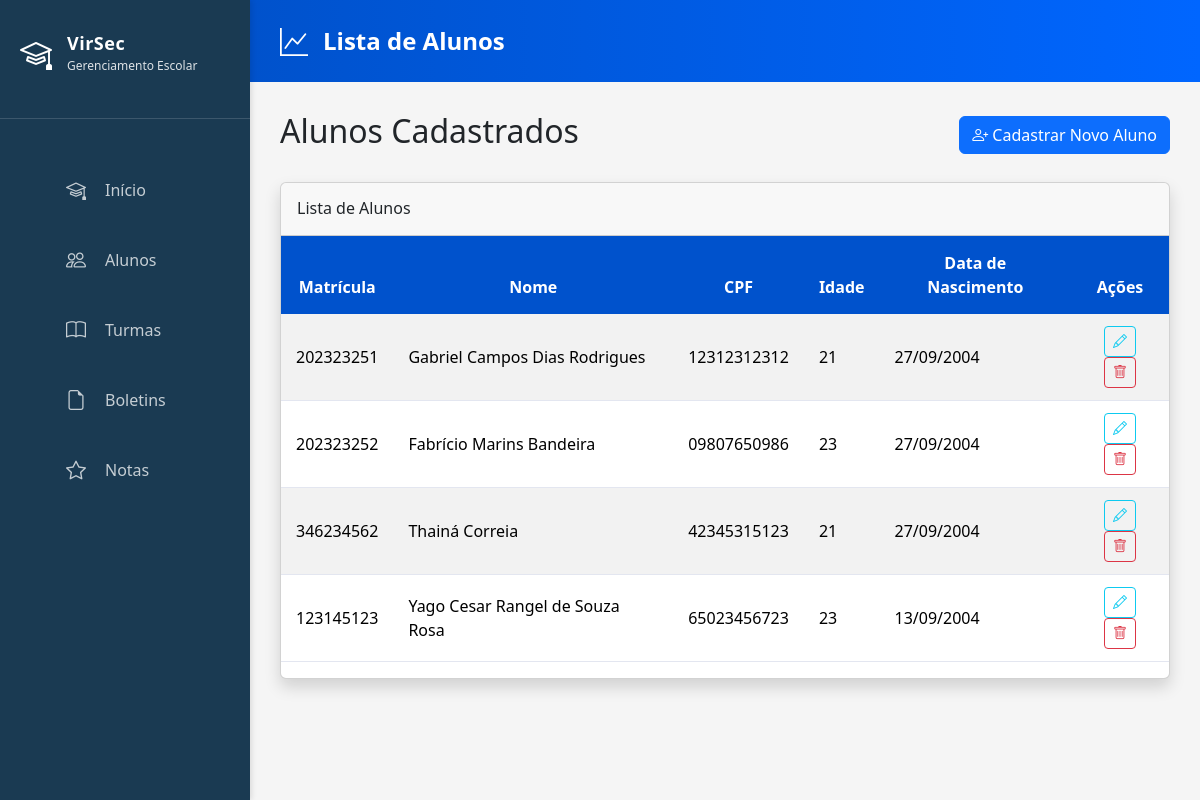
Page /alunos/lista/ on the earlier database version.
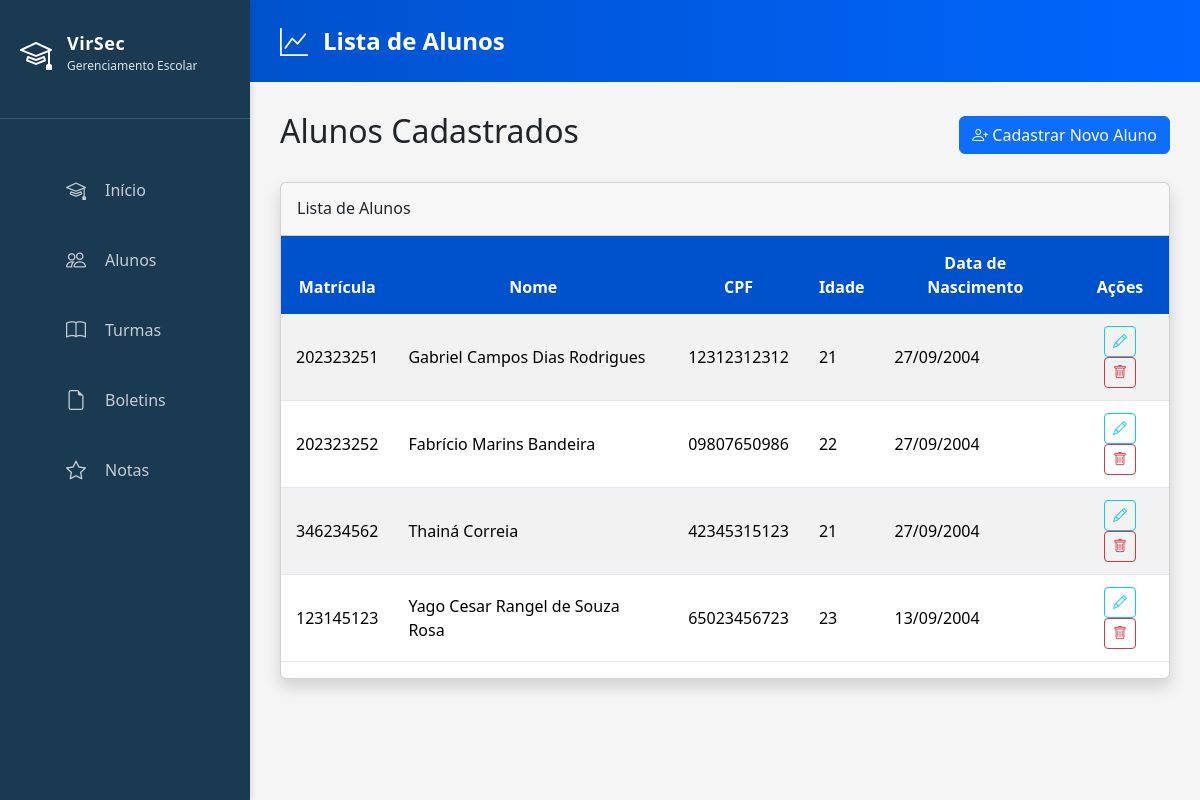
Same page on the later database version.
### alunos/models.py (models this page shows, shortened)
class Aluno(models.Model):
    matricula = models.CharField(max_length=9, unique=True)
    nome = models.CharField(max_length=100)
    cpf = models.CharField(max_length=11, unique=True, null=True, blank=True)
    idade = models.IntegerField()
    nascimento = models.DateField()
    data_cadastro = models.DateTimeField(auto_now_add=True)
    turma = models.ForeignKey(
        'turmas.Turma',
        on_delete=models.SET_NULL, # Usar SET_NULL é mais seguro que CASCADE aqui
        null=True,
        blank=True,
        related_name='alunos'
    )

### alunos/views.py (the view)
# urls.py: path('lista/', AlunoListView.as_view(), name='aluno_list'),
class AlunoListView(ListView):
    model = Aluno
    template_name = 'alunos/aluno_list.html'
    context_object_name = 'alunos'
    def get_context_data(self, **kwargs):
        context = super().get_context_data(**kwargs)
        context['titulo'] = 'Lista de Alunos'
        return context

### alunos/templates/alunos/aluno_list.html
{% extends "base.html" %}
{% load static %}
{% block header_title %}Lista de Alunos{% endblock header_title %}
{% block content %}
<div class="d-flex justify-content-between align-items-center mb-4">
    <h2>Alunos Cadastrados</h2>
    <a href="{% url 'alunos:aluno_cadastrar' %}" class="btn btn-primary">
        <i class="bi bi-person-plus"></i> Cadastrar Novo Aluno
    </a>
</div>
<div class="card shadow mb-4">
    <div class="card-header py-3">
        <h6 class="m-0 font-weight-bold">Lista de Alunos</h6>
    </div>
    <div class="card-body p-0">
        <div class="table-responsive">
            {% if alunos %}
            <table class="table table-striped table-hover">
                <thead>
                    <tr>
                        <th>Matrícula</th>
                        <th>Nome</th>
                        <th>CPF</th>
                        <th>Idade</th>
                        <th>Data de Nascimento</th>
                        <th style="text-align: center;">Ações</th>
                    </tr>
                </thead>
                <tbody>
                    {% for aluno in alunos %}
                    <tr>
                        <td>{{ aluno.matricula }}</td>
                        <td>{{ aluno.nome }}</td>
                        <td>{{ aluno.cpf }}</td>
                        <td>{{ aluno.idade }}</td>
                        <td>{{ aluno.nascimento|date:"d/m/Y" }}</td>
                        <td style="text-align: center;">
                            <a href="{% url 'alunos:aluno_editar' aluno.pk %}" class="btn btn-sm btn-outline-info" title="Editar">
                                <i class="bi bi-pencil"></i>
                            </a>
                            <a href="{% url 'alunos:aluno_deletar' aluno.pk %}" class="btn btn-sm btn-outline-danger" title="Excluir">
                                <i class="bi bi-trash"></i>
                            </a>
                        </td>
                    </tr>
                    {% endfor %}
                </tbody>
            </table>
            {% else %}
            <div class="alert alert-warning m-3" role="alert">
                <i class="bi bi-exclamation-triangle"></i> Nenhum aluno cadastrado.
                <a href="{% url 'alunos:aluno_cadastrar' %}">Cadastre o primeiro aluno aqui.</a>
            </div>
            {% endif %}
        </div>
    </div>
</div>
{% endblock content %}

Differences in the rows shown:
changed Aluno "Fabrício Marins Bandeira": idade "23" → "22"
